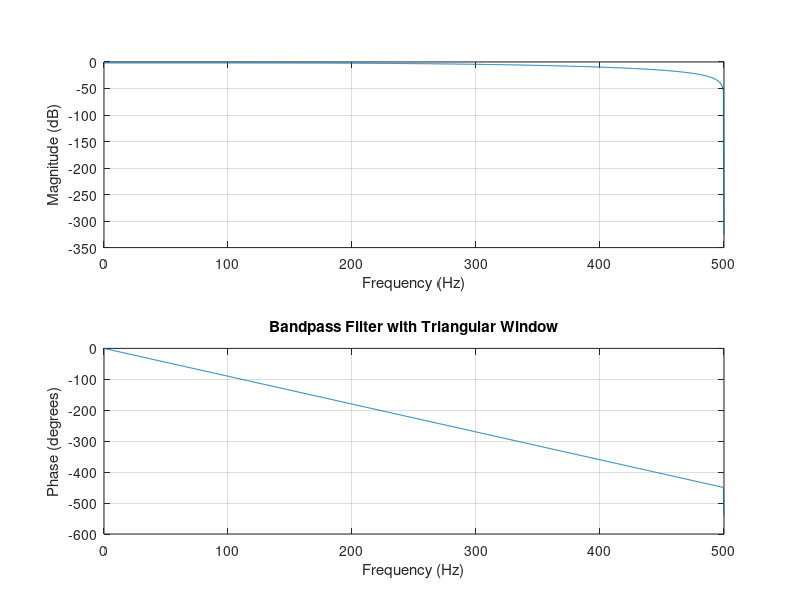

Source code (MATLAB):

N = input('Enter the filter order (N): ');

fs = 1000;                 
fpass = [100 300];        


wpass = fpass / (fs/2);


b_ideal = fir1(N, wpass, 'bandpass');


b_hamming = b_ideal .* hamming(N+1)';
b_hanning = b_ideal .* hann(N+1)';
b_rectangular = b_ideal .* rectwin(N+1)';
b_triangular = b_ideal .* triang(N+1)';


figure;
subplot(2, 2, 1);
freqz(b_hamming, 1, 1024, fs);
title('Bandpass Filter with Hamming Window');

subplot(2, 2, 2);
freqz(b_hanning, 1, 1024, fs);
title('Bandpass Filter with Hanning Window');

subplot(2, 2, 3);
freqz(b_rectangular, 1, 1024, fs);
title('Bandpass Filter with Rectangular Window');

subplot(2, 2, 4);
freqz(b_triangular, 1, 1024, fs);
title('Bandpass Filter with Triangular Window');
